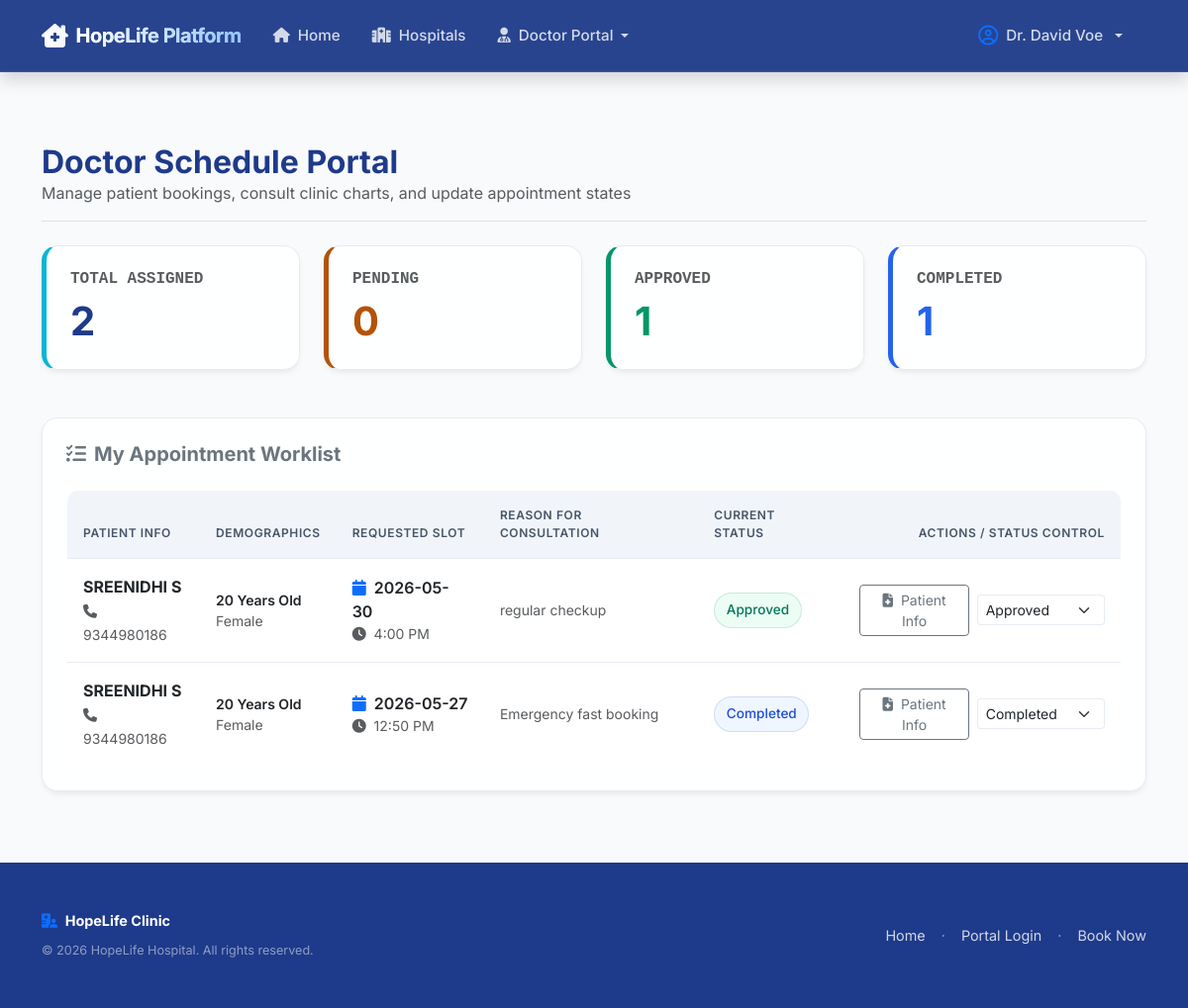
The app's page /dashboard/doctor/ (signed in) with its own data.
### appointments/models.py (models this page shows, shortened)
class User(AbstractUser):
    ROLE_CHOICES = (
        ('admin', 'Admin'),
        ('doctor', 'Doctor'),
        ('patient', 'Patient'),
    )
    role = models.CharField(max_length=10, choices=ROLE_CHOICES, default='patient')

class Appointment(models.Model):
    STATUS_CHOICES = (
        ('Pending', 'Pending'),
        ('Approved', 'Approved'),
        ('Completed', 'Completed'),
        ('Cancelled', 'Cancelled'),
    )
    APPOINTMENT_TYPE_CHOICES = (
        ('General', 'General'),
        ('Emergency', 'Emergency'),
    )
    CONSULTATION_MODE_CHOICES = (
        ('in_person', 'In-person'),
        ('video', 'Video consultation'),
    )
    token_number = models.UUIDField(default=uuid.uuid4, editable=False, unique=True)
    patient = models.ForeignKey(PatientProfile, on_delete=models.CASCADE, related_name='appointments')
    doctor = models.ForeignKey(DoctorProfile, on_delete=models.CASCADE, related_name='appointments')
    hospital = models.ForeignKey(Hospital, on_delete=models.CASCADE, related_name='appointments', null=True, blank=True)
    appointment_type = models.CharField(max_length=20, choices=APPOINTMENT_TYPE_CHOICES, default='General')
    consultation_mode = models.CharField(max_length=20, choices=CONSULTATION_MODE_CHOICES, default='in_person')
    scheduled_datetime = models.DateTimeField(null=True, blank=True)
    reason = models.TextField()
    status = models.CharField(max_length=15, choices=STATUS_CHOICES, default='Pending')
    created_at = models.DateTimeField(auto_now_add=True)
    updated_at = models.DateTimeField(auto_now=True)
    class Meta:
        ordering = ['-scheduled_datetime']

class PatientProfile(models.Model):
    GENDER_CHOICES = (
        ('Male', 'Male'),
        ('Female', 'Female'),
        ('Other', 'Other'),
    )
    user = models.OneToOneField(User, on_delete=models.CASCADE, limit_choices_to={'role': 'patient'}, related_name='patient_profile')
    age = models.PositiveIntegerField()
    gender = models.CharField(max_length=10, choices=GENDER_CHOICES)
    phone = models.CharField(max_length=15)
    address = models.TextField()
    latitude = models.DecimalField(max_digits=9, decimal_places=6, null=True, blank=True)
    longitude = models.DecimalField(max_digits=9, decimal_places=6, null=True, blank=True)

### appointments/views.py (the view)
# urls.py: path('dashboard/doctor/', views.doctor_dashboard, name='doctor_dashboard'),
@doctor_required
def doctor_dashboard(request):
    doctor_profile = get_doctor_profile_for_user(request.user)
    if doctor_profile is None:
        messages.error(request, "Doctor profile not found.")
        return redirect('dashboard_redirect')
    logger.debug(
        "Doctor dashboard user=%s doctor_profile=%s",
        request.user.pk,
        doctor_profile.pk,
    )
    appointments_qs = Appointment.objects.filter(doctor=doctor_profile)
    total_assigned = appointments_qs.count()
    pending = appointments_qs.filter(status='Pending').count()
    approved = appointments_qs.filter(status='Approved').count()
    completed = appointments_qs.filter(status='Completed').count()
    appointments = appointments_qs.select_related('patient__user').order_by('-scheduled_datetime')
    context = {
        'total_assigned': total_assigned,
        'pending': pending,
        'approved': approved,
        'completed': completed,
        'appointments': appointments,
    }
    return render(request, 'appointments/doctor_dashboard.html', context)

### appointments/templates/appointments/doctor_dashboard.html (shortened to what this page needs)
{% extends 'appointments/base.html' %}
{% block content %}
<div class="container my-4">
    <div class="border-bottom pb-3 mb-4">
        <h2 class="fw-bold mb-0">Doctor Schedule Portal</h2>
        <p class="text-muted mb-0">Manage patient bookings, consult clinic charts, and update appointment states</p>
    </div>
    <div class="row g-4 mb-5">
        <div class="col-md-3 col-sm-6">
            <div class="card card-premium card-stat stat-doctor p-4 h-100">
                <h6 class="text-muted text-uppercase mb-2 font-monospace tracking-wide">Total Assigned</h6>
                <h2 class="display-6 fw-bold mb-0">{{ total_assigned }}</h2>
            </div>
        </div>
        <div class="col-md-3 col-sm-6">
            <div class="card card-premium card-stat stat-appointment p-4 h-100" style="border-left-color: #b45309;">
                <h6 class="text-muted text-uppercase mb-2 font-monospace tracking-wide text-warning">Pending</h6>
                <h2 class="display-6 fw-bold mb-0" style="color: #b45309;">{{ pending }}</h2>
            </div>
        </div>
        <div class="col-md-3 col-sm-6">
            <div class="card card-premium card-stat stat-appointment p-4 h-100" style="border-left-color: #059669;">
                <h6 class="text-muted text-uppercase mb-2 font-monospace tracking-wide text-success">Approved</h6>
                <h2 class="display-6 fw-bold mb-0" style="color: #059669;">{{ approved }}</h2>
            </div>
        </div>
        <div class="col-md-3 col-sm-6">
            <div class="card card-premium card-stat stat-patient p-4 h-100" style="border-left-color: #2563eb;">
                <h6 class="text-muted text-uppercase mb-2 font-monospace tracking-wide text-primary">Completed</h6>
                <h2 class="display-6 fw-bold mb-0" style="color: #2563eb;">{{ completed }}</h2>
            </div>
        </div>
    </div>
    <div class="card card-premium p-4">
        <h5 class="fw-bold mb-4 text-secondary"><i class="fa-solid fa-list-check me-2"></i>My Appointment Worklist</h5>
        {% if appointments %}
            <div class="table-responsive">
                <table class="table table-custom align-middle mb-0">
                    <thead>
                        <tr>
                            <th>Patient Info</th>
                            <th>Demographics</th>
                            <th>Requested Slot</th>
                            <th>Reason for Consultation</th>
                            <th>Current Status</th>
                            <th class="text-end" style="min-width: 200px;">Actions / Status Control</th>
                        </tr>
                    </thead>
                    <tbody>
                        {% for appointment in appointments %}
                            <tr>
                                <td>
                                    <div class="fw-bold fs-6">{{ appointment.patient.user.first_name }} {{ appointment.patient.user.last_name }}</div>
                                    <small class="text-muted"><i class="fa-solid fa-phone me-1 text-muted"></i>{{ appointment.patient.phone }}</small>
                                </td>
                                <td>
                                    <div class="small fw-semibold">{{ appointment.patient.age }} Years Old</div>
                                    <div class="text-muted small">{{ appointment.patient.gender }}</div>
                                </td>
                                <td>
                                    <div class="fw-semibold"><i class="fa-solid fa-calendar me-1 text-primary"></i> {{ appointment.scheduled_datetime|date:"Y-m-d" }}</div>
                                    <div class="text-muted small"><i class="fa-solid fa-clock me-1 text-muted"></i> {{ appointment.scheduled_datetime|time:"g:i A" }}</div>
                                </td>
                                <td>
                                    <small class="text-muted d-block" style="max-width: 250px; white-space: normal; word-wrap: break-word;">
                                        {{ appointment.reason }}
                                    </small>
                                </td>
                                <td>
                                    <span class="badge-status badge-{{ appointment.status|lower }}">{{ appointment.status }}</span>
                                </td>
                                <td class="text-end">
                                    <div class="d-flex justify-content-end align-items-center gap-2">
                                        <a href="{% url 'doctor_view_patient' appointment.patient.id %}" class="btn btn-outline-secondary btn-sm" title="View Patient Profile Details">
                                            <i class="fa-solid fa-file-medical me-1"></i> Patient Info
                                        </a>
                                        <form method="POST" action="{% url 'doctor_update_status' appointment.id %}" class="d-inline-block">
                                            <div class="input-group input-group-sm">
                                                <select name="status" class="form-select form-select-sm" onchange="this.form.submit()">
                                                    <option value="Approved" {% if appointment.status == 'Approved' %}selected{% endif %}>Approved</option>
                                                    <option value="Completed" {% if appointment.status == 'Completed' %}selected{% endif %}>Completed</option>
                                                </select>
                                            </div>
                                        </form>
                                    </div>
                                </td>
                            </tr>
                        {% endfor %}
                    </tbody>
                </table>
            </div>
        {% else %}
            <div class="text-center py-5">
                <i class="fa-solid fa-calendar-xmark fs-1 text-muted opacity-40 mb-3"></i>
                <h5>No Assigned Appointments</h5>
                <p class="text-muted">You currently do not have any patient bookings scheduled.</p>
            </div>
        {% endif %}
    </div>
</div>
{% endblock %}

### appointments/templates/appointments/base.html (shortened to what this page needs)
{% load static %}
<!DOCTYPE html>
<html lang="en">
<head>
    <link href="https://cdn.jsdelivr.net/npm/bootstrap@5.3.0/dist/css/bootstrap.min.css" rel="stylesheet">
    <link href="https://cdnjs.cloudflare.com/ajax/libs/font-awesome/6.4.0/css/all.min.css" rel="stylesheet">
    <link href="{% static 'css/style.css' %}" rel="stylesheet">
</head>
<body>
    <nav class="navbar navbar-expand-lg navbar-dark navbar-custom py-3 shadow">
        <div class="container">
            <a class="navbar-brand d-flex align-items-center gap-2" href="{% url 'home' %}">
                <i class="fa-solid fa-house-chimney-medical fs-4" style="color: #06b6d4;"></i>
                <span class="fw-bold" style="background: linear-gradient(to right, #ffffff, #93c5fd); -webkit-background-clip: text; -webkit-text-fill-color: transparent;">HopeLife Platform</span>
            </a>
            <div class="collapse navbar-collapse" id="navbarNav">
                <ul class="navbar-nav me-auto align-items-center">
                    <li class="nav-item">
                        <a class="nav-link {% if request.resolver_match.url_name == 'home' %}active{% endif %}" href="{% url 'home' %}">
                            <i class="fa-solid fa-house me-1"></i> Home
                        </a>
                    </li>
                    <li class="nav-item">
                        <a class="nav-link {% if request.resolver_match.url_name == 'hospital_list' or request.resolver_match.url_name == 'hospital_detail' %}active{% endif %}" href="{% url 'hospital_list' %}">
                            <i class="fa-solid fa-hospital me-1"></i> Hospitals
                        </a>
                    </li>
                    {% if request.user.is_authenticated %}
                        {% if request.user.role == 'admin' or request.user.is_superuser %}
                            <li class="nav-item dropdown">
                                <a class="nav-link dropdown-toggle text-white d-flex align-items-center gap-1" href="#" id="adminDropdown" role="button" data-bs-toggle="dropdown" aria-expanded="false">
                                    <i class="fa-solid fa-user-shield me-1"></i> Admin Portal
                                </a>
                                <ul class="dropdown-menu border-0 shadow-lg mt-2" aria-labelledby="adminDropdown">
                                    <li>
                                        <a class="dropdown-item py-2" href="{% url 'admin_dashboard' %}">
                                            <i class="fa-solid fa-chart-line text-teal me-2"></i> Dashboard
                                        </a>
                                    </li>
                                    <li>
                                        <a class="dropdown-item py-2" href="{% url 'admin_hospital_list' %}">
                                            <i class="fa-solid fa-hospital text-info me-2"></i> Manage Hospitals
                                        </a>
                                    </li>
                                    <li>
                                        <a class="dropdown-item py-2" href="{% url 'admin_add_doctor' %}">
                                            <i class="fa-solid fa-user-plus text-success me-2"></i> Add Doctor
                                        </a>
                                    </li>
                                </ul>
                            </li>
                        {% elif request.user.role == 'doctor' %}
                            <li class="nav-item dropdown">
                                <a class="nav-link dropdown-toggle text-white d-flex align-items-center gap-1" href="#" id="doctorDropdown" role="button" data-bs-toggle="dropdown" aria-expanded="false">
                                    <i class="fa-solid fa-user-doctor me-1"></i> Doctor Portal
                                </a>
                            </li>
                        {% endif %}
                    {% endif %}
                </ul>
                <ul class="navbar-nav ms-auto align-items-center">
                    {% if request.user.is_authenticated %}
                        <li class="nav-item dropdown me-2">
                            <a class="nav-link dropdown-toggle text-white d-flex align-items-center gap-2" href="#" id="userDropdown" role="button" data-bs-toggle="dropdown" aria-expanded="false">
                                <i class="fa-regular fa-circle-user text-primary fs-5"></i>
                                <span>
                                    {% if request.user.role == 'doctor' %}
                                        Dr. {{ request.user.first_name }} {{ request.user.last_name }}
                                    {% elif request.user.role == 'admin' or request.user.is_superuser %}
                                        Admin: {{ request.user.username }}
                                    {% else %}
                                        Patient: {{ request.user.first_name }}
                                    {% endif %}
                                </span>
                            </a>
                        </li>
                    {% endif %}
                </ul>
            </div>
        </div>
    </nav>
    <main class="pb-5">
        {% block content %}{% endblock %}
    </main>
    <footer class="py-5 mt-auto">
        <div class="container">
            <div class="row align-items-center">
                <div class="col-md-6 text-center text-md-start mb-3 mb-md-0">
                    <span class="fw-bold text-white"><i class="fa-solid fa-hospital-user text-primary me-1"></i> HopeLife Clinic</span>
                    <p class="mb-0 mt-2 text-white-50"><small>&copy; 2026 HopeLife Hospital. All rights reserved.</small></p>
                </div>
                <div class="col-md-6 text-center text-md-end">
                    <div class="d-flex justify-content-center justify-content-md-end gap-3 text-white-50">
                        <a href="{% url 'home' %}">Home</a>
                        <span>&middot;</span>
                        <a href="{% url 'login' %}">Portal Login</a>
                        <span>&middot;</span>
                        <a href="{% url 'patient_register' %}">Book Now</a>
                    </div>
                </div>
            </div>
        </div>
    </footer>
</body>
</html>

### records on screen
User: user.first_name "David", user.last_name "Voe"
Appointment: patient.user.first_name "SREENIDHI", patient.user.last_name "S", patient.phone "9344980186", patient.age "20", patient.gender "Female", scheduled_datetime "2026-05-30", scheduled_datetime "4:00 PM", reason "regular checkup", status "Approved"
Appointment: patient.user.first_name "SREENIDHI", patient.user.last_name "S", patient.phone "9344980186", patient.age "20", patient.gender "Female", scheduled_datetime "2026-05-27", scheduled_datetime "12:50 PM", reason "Emergency fast booking", status "Completed"

### other values on screen
{{ total_assigned }} "2"
{{ pending }} "0"
{{ approved }} "1"
{{ completed }} "1"
